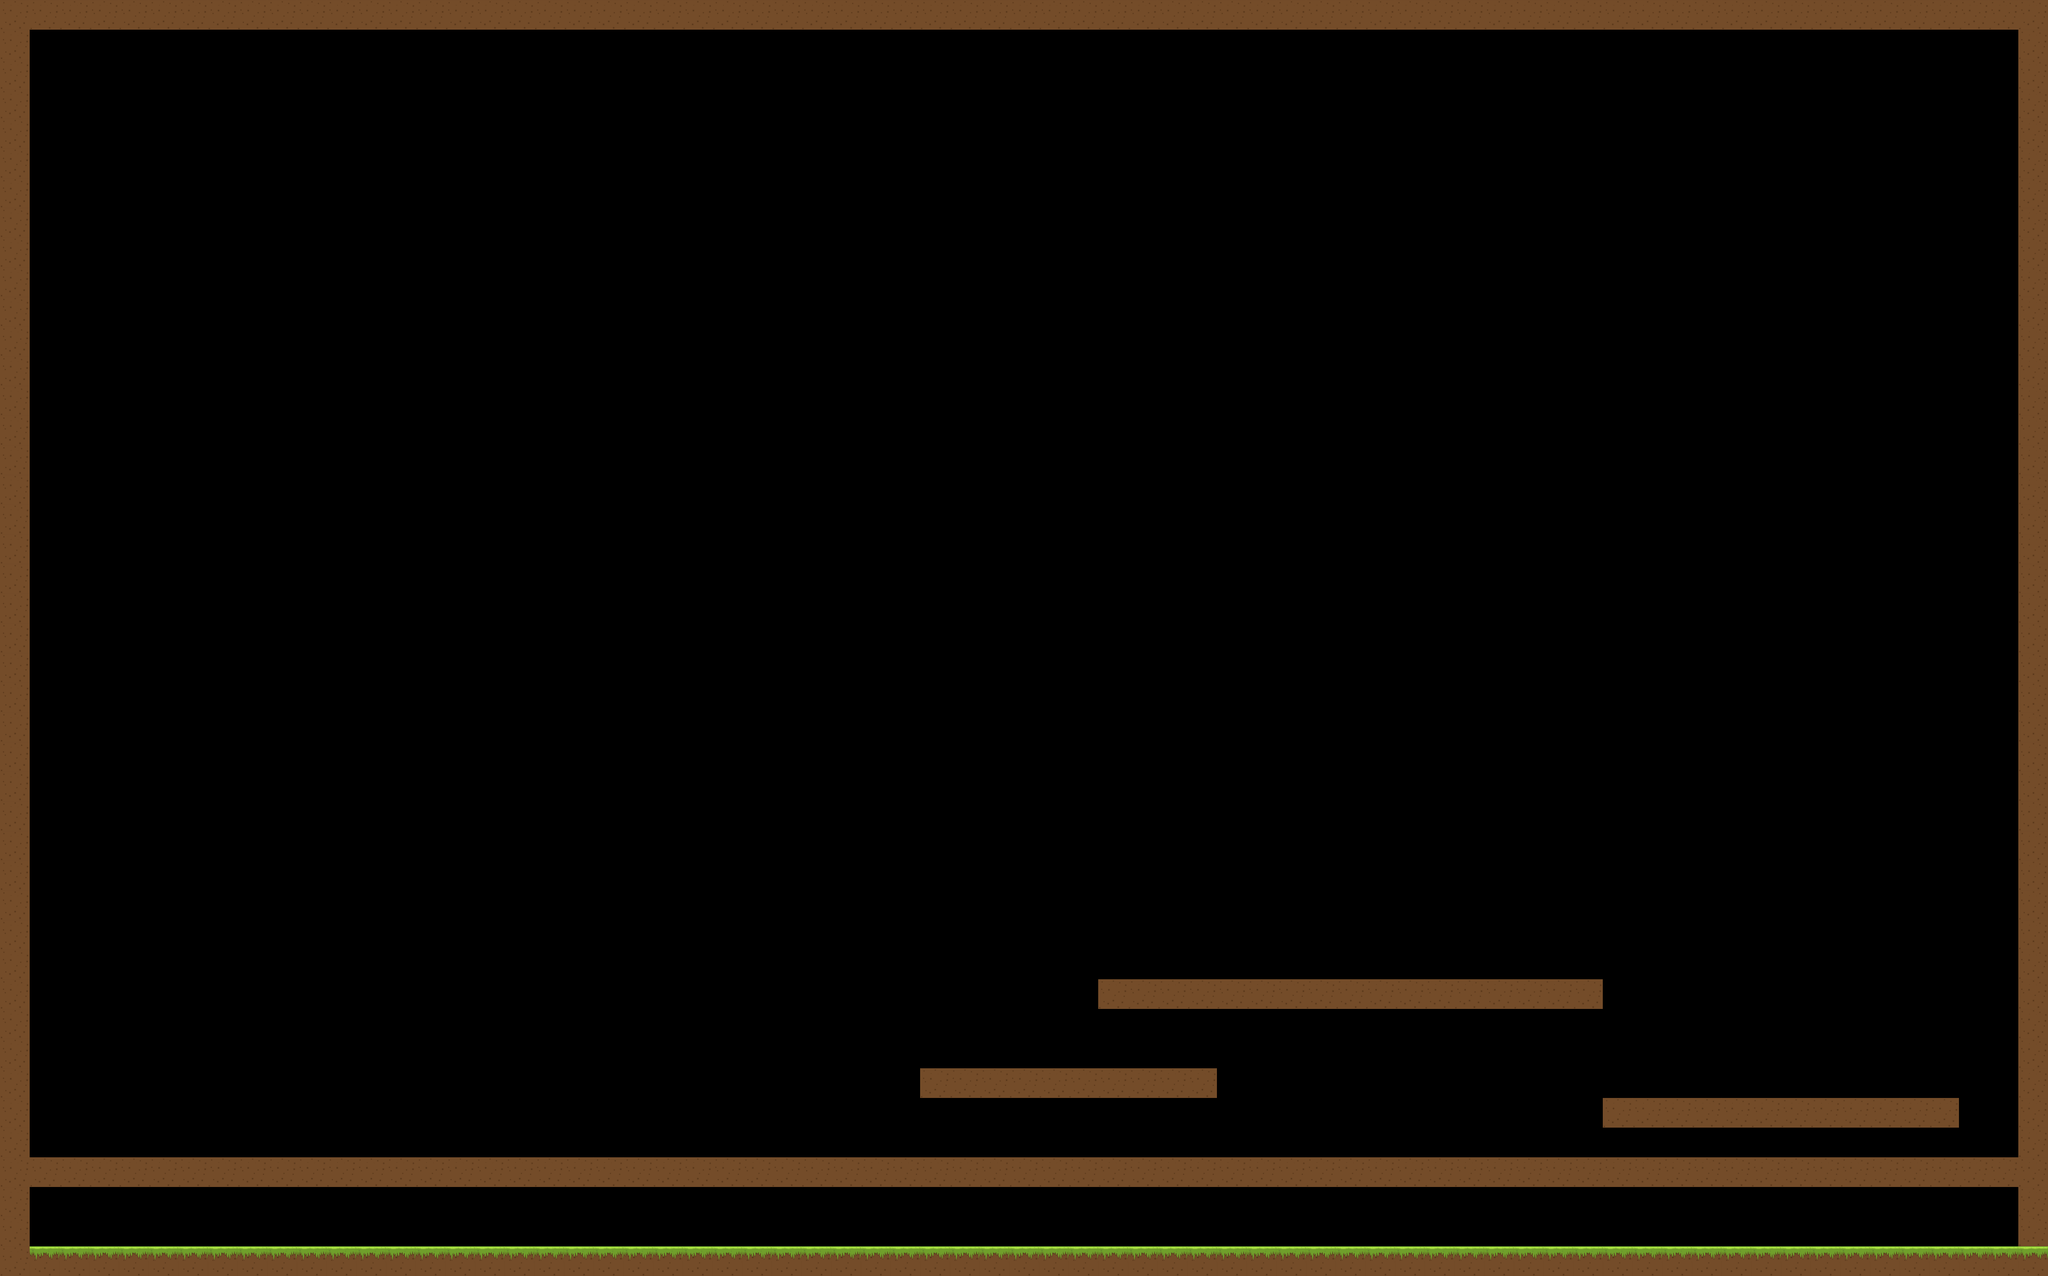

Below is a game level as drawn by its tile map, then a one-line description and the .tmx file that defines it, in full:
An orthogonal 69x43 tile map with 64x64 px tiles, 1 tile layer (Tile Layer 1).

<map version="1.0" tiledversion="1.1.3" orientation="orthogonal" renderorder="right-down" width="69" height="43" tilewidth="64" tileheight="64" infinite="0" nextobjectid="1">
 <tileset firstgid="1" source="tiles2.tsx" />
 <layer name="Tile Layer 1" width="69" height="43">
  <data encoding="csv">
3,3,3,3,3,3,3,3,3,3,3,3,3,3,3,3,3,3,3,3,3,3,3,3,3,3,3,3,3,3,3,3,3,3,3,3,3,3,3,3,3,3,3,3,3,3,3,3,3,3,3,3,3,3,3,3,3,3,3,3,3,3,3,3,3,3,3,3,3,
3,0,0,0,0,0,0,0,0,0,0,0,0,0,0,0,0,0,0,0,0,0,0,0,0,0,0,0,0,0,0,0,0,0,0,0,0,0,0,0,0,0,0,0,0,0,0,0,0,0,0,0,0,0,0,0,0,0,0,0,0,0,0,0,0,0,0,0,3,
3,0,0,0,0,0,0,0,0,0,0,0,0,0,0,0,0,0,0,0,0,0,0,0,0,0,0,0,0,0,0,0,0,0,0,0,0,0,0,0,0,0,0,0,0,0,0,0,0,0,0,0,0,0,0,0,0,0,0,0,0,0,0,0,0,0,0,0,3,
3,0,0,0,0,0,0,0,0,0,0,0,0,0,0,0,0,0,0,0,0,0,0,0,0,0,0,0,0,0,0,0,0,0,0,0,0,0,0,0,0,0,0,0,0,0,0,0,0,0,0,0,0,0,0,0,0,0,0,0,0,0,0,0,0,0,0,0,3,
3,0,0,0,0,0,0,0,0,0,0,0,0,0,0,0,0,0,0,0,0,0,0,0,0,0,0,0,0,0,0,0,0,0,0,0,0,0,0,0,0,0,0,0,0,0,0,0,0,0,0,0,0,0,0,0,0,0,0,0,0,0,0,0,0,0,0,0,3,
3,0,0,0,0,0,0,0,0,0,0,0,0,0,0,0,0,0,0,0,0,0,0,0,0,0,0,0,0,0,0,0,0,0,0,0,0,0,0,0,0,0,0,0,0,0,0,0,0,0,0,0,0,0,0,0,0,0,0,0,0,0,0,0,0,0,0,0,3,
3,0,0,0,0,0,0,0,0,0,0,0,0,0,0,0,0,0,0,0,0,0,0,0,0,0,0,0,0,0,0,0,0,0,0,0,0,0,0,0,0,0,0,0,0,0,0,0,0,0,0,0,0,0,0,0,0,0,0,0,0,0,0,0,0,0,0,0,3,
3,0,0,0,0,0,0,0,0,0,0,0,0,0,0,0,0,0,0,0,0,0,0,0,0,0,0,0,0,0,0,0,0,0,0,0,0,0,0,0,0,0,0,0,0,0,0,0,0,0,0,0,0,0,0,0,0,0,0,0,0,0,0,0,0,0,0,0,3,
3,0,0,0,0,0,0,0,0,0,0,0,0,0,0,0,0,0,0,0,0,0,0,0,0,0,0,0,0,0,0,0,0,0,0,0,0,0,0,0,0,0,0,0,0,0,0,0,0,0,0,0,0,0,0,0,0,0,0,0,0,0,0,0,0,0,0,0,3,
3,0,0,0,0,0,0,0,0,0,0,0,0,0,0,0,0,0,0,0,0,0,0,0,0,0,0,0,0,0,0,0,0,0,0,0,0,0,0,0,0,0,0,0,0,0,0,0,0,0,0,0,0,0,0,0,0,0,0,0,0,0,0,0,0,0,0,0,3,
3,0,0,0,0,0,0,0,0,0,0,0,0,0,0,0,0,0,0,0,0,0,0,0,0,0,0,0,0,0,0,0,0,0,0,0,0,0,0,0,0,0,0,0,0,0,0,0,0,0,0,0,0,0,0,0,0,0,0,0,0,0,0,0,0,0,0,0,3,
3,0,0,0,0,0,0,0,0,0,0,0,0,0,0,0,0,0,0,0,0,0,0,0,0,0,0,0,0,0,0,0,0,0,0,0,0,0,0,0,0,0,0,0,0,0,0,0,0,0,0,0,0,0,0,0,0,0,0,0,0,0,0,0,0,0,0,0,3,
3,0,0,0,0,0,0,0,0,0,0,0,0,0,0,0,0,0,0,0,0,0,0,0,0,0,0,0,0,0,0,0,0,0,0,0,0,0,0,0,0,0,0,0,0,0,0,0,0,0,0,0,0,0,0,0,0,0,0,0,0,0,0,0,0,0,0,0,3,
3,0,0,0,0,0,0,0,0,0,0,0,0,0,0,0,0,0,0,0,0,0,0,0,0,0,0,0,0,0,0,0,0,0,0,0,0,0,0,0,0,0,0,0,0,0,0,0,0,0,0,0,0,0,0,0,0,0,0,0,0,0,0,0,0,0,0,0,3,
3,0,0,0,0,0,0,0,0,0,0,0,0,0,0,0,0,0,0,0,0,0,0,0,0,0,0,0,0,0,0,0,0,0,0,0,0,0,0,0,0,0,0,0,0,0,0,0,0,0,0,0,0,0,0,0,0,0,0,0,0,0,0,0,0,0,0,0,3,
3,0,0,0,0,0,0,0,0,0,0,0,0,0,0,0,0,0,0,0,0,0,0,0,0,0,0,0,0,0,0,0,0,0,0,0,0,0,0,0,0,0,0,0,0,0,0,0,0,0,0,0,0,0,0,0,0,0,0,0,0,0,0,0,0,0,0,0,3,
3,0,0,0,0,0,0,0,0,0,0,0,0,0,0,0,0,0,0,0,0,0,0,0,0,0,0,0,0,0,0,0,0,0,0,0,0,0,0,0,0,0,0,0,0,0,0,0,0,0,0,0,0,0,0,0,0,0,0,0,0,0,0,0,0,0,0,0,3,
3,0,0,0,0,0,0,0,0,0,0,0,0,0,0,0,0,0,0,0,0,0,0,0,0,0,0,0,0,0,0,0,0,0,0,0,0,0,0,0,0,0,0,0,0,0,0,0,0,0,0,0,0,0,0,0,0,0,0,0,0,0,0,0,0,0,0,0,3,
3,0,0,0,0,0,0,0,0,0,0,0,0,0,0,0,0,0,0,0,0,0,0,0,0,0,0,0,0,0,0,0,0,0,0,0,0,0,0,0,0,0,0,0,0,0,0,0,0,0,0,0,0,0,0,0,0,0,0,0,0,0,0,0,0,0,0,0,3,
3,0,0,0,0,0,0,0,0,0,0,0,0,0,0,0,0,0,0,0,0,0,0,0,0,0,0,0,0,0,0,0,0,0,0,0,0,0,0,0,0,0,0,0,0,0,0,0,0,0,0,0,0,0,0,0,0,0,0,0,0,0,0,0,0,0,0,0,3,
3,0,0,0,0,0,0,0,0,0,0,0,0,0,0,0,0,0,0,0,0,0,0,0,0,0,0,0,0,0,0,0,0,0,0,0,0,0,0,0,0,0,0,0,0,0,0,0,0,0,0,0,0,0,0,0,0,0,0,0,0,0,0,0,0,0,0,0,3,
3,0,0,0,0,0,0,0,0,0,0,0,0,0,0,0,0,0,0,0,0,0,0,0,0,0,0,0,0,0,0,0,0,0,0,0,0,0,0,0,0,0,0,0,0,0,0,0,0,0,0,0,0,0,0,0,0,0,0,0,0,0,0,0,0,0,0,0,3,
3,0,0,0,0,0,0,0,0,0,0,0,0,0,0,0,0,0,0,0,0,0,0,0,0,0,0,0,0,0,0,0,0,0,0,0,0,0,0,0,0,0,0,0,0,0,0,0,0,0,0,0,0,0,0,0,0,0,0,0,0,0,0,0,0,0,0,0,3,
3,0,0,0,0,0,0,0,0,0,0,0,0,0,0,0,0,0,0,0,0,0,0,0,0,0,0,0,0,0,0,0,0,0,0,0,0,0,0,0,0,0,0,0,0,0,0,0,0,0,0,0,0,0,0,0,0,0,0,0,0,0,0,0,0,0,0,0,3,
3,0,0,0,0,0,0,0,0,0,0,0,0,0,0,0,0,0,0,0,0,0,0,0,0,0,0,0,0,0,0,0,0,0,0,0,0,0,0,0,0,0,0,0,0,0,0,0,0,0,0,0,0,0,0,0,0,0,0,0,0,0,0,0,0,0,0,0,3,
3,0,0,0,0,0,0,0,0,0,0,0,0,0,0,0,0,0,0,0,0,0,0,0,0,0,0,0,0,0,0,0,0,0,0,0,0,0,0,0,0,0,0,0,0,0,0,0,0,0,0,0,0,0,0,0,0,0,0,0,0,0,0,0,0,0,0,0,3,
3,0,0,0,0,0,0,0,0,0,0,0,0,0,0,0,0,0,0,0,0,0,0,0,0,0,0,0,0,0,0,0,0,0,0,0,0,0,0,0,0,0,0,0,0,0,0,0,0,0,0,0,0,0,0,0,0,0,0,0,0,0,0,0,0,0,0,0,3,
3,0,0,0,0,0,0,0,0,0,0,0,0,0,0,0,0,0,0,0,0,0,0,0,0,0,0,0,0,0,0,0,0,0,0,0,0,0,0,0,0,0,0,0,0,0,0,0,0,0,0,0,0,0,0,0,0,0,0,0,0,0,0,0,0,0,0,0,3,
3,0,0,0,0,0,0,0,0,0,0,0,0,0,0,0,0,0,0,0,0,0,0,0,0,0,0,0,0,0,0,0,0,0,0,0,0,0,0,0,0,0,0,0,0,0,0,0,0,0,0,0,0,0,0,0,0,0,0,0,0,0,0,0,0,0,0,0,3,
3,0,0,0,0,0,0,0,0,0,0,0,0,0,0,0,0,0,0,0,0,0,0,0,0,0,0,0,0,0,0,0,0,0,0,0,0,0,0,0,0,0,0,0,0,0,0,0,0,0,0,0,0,0,0,0,0,0,0,0,0,0,0,0,0,0,0,0,3,
3,0,0,0,0,0,0,0,0,0,0,0,0,0,0,0,0,0,0,0,0,0,0,0,0,0,0,0,0,0,0,0,0,0,0,0,0,0,0,0,0,0,0,0,0,0,0,0,0,0,0,0,0,0,0,0,0,0,0,0,0,0,0,0,0,0,0,0,3,
3,0,0,0,0,0,0,0,0,0,0,0,0,0,0,0,0,0,0,0,0,0,0,0,0,0,0,0,0,0,0,0,0,0,0,0,0,0,0,0,0,0,0,0,0,0,0,0,0,0,0,0,0,0,0,0,0,0,0,0,0,0,0,0,0,0,0,0,3,
3,0,0,0,0,0,0,0,0,0,0,0,0,0,0,0,0,0,0,0,0,0,0,0,0,0,0,0,0,0,0,0,0,0,0,0,0,0,0,0,0,0,0,0,0,0,0,0,0,0,0,0,0,0,0,0,0,0,0,0,0,0,0,0,0,0,0,0,3,
3,0,0,0,0,0,0,0,0,0,0,0,0,0,0,0,0,0,0,0,0,0,0,0,0,0,0,0,0,0,0,0,0,0,0,0,0,3,3,3,3,3,3,3,3,3,3,3,3,3,3,3,3,3,0,0,0,0,0,0,0,0,0,0,0,0,0,0,3,
3,0,0,0,0,0,0,0,0,0,0,0,0,0,0,0,0,0,0,0,0,0,0,0,0,0,0,0,0,0,0,0,0,0,0,0,0,0,0,0,0,0,0,0,0,0,0,0,0,0,0,0,0,0,0,0,0,0,0,0,0,0,0,0,0,0,0,0,3,
3,0,0,0,0,0,0,0,0,0,0,0,0,0,0,0,0,0,0,0,0,0,0,0,0,0,0,0,0,0,0,0,0,0,0,0,0,0,0,0,0,0,0,0,0,0,0,0,0,0,0,0,0,0,0,0,0,0,0,0,0,0,0,0,0,0,0,0,3,
3,0,0,0,0,0,0,0,0,0,0,0,0,0,0,0,0,0,0,0,0,0,0,0,0,0,0,0,0,0,0,3,3,3,3,3,3,3,3,3,3,0,0,0,0,0,0,0,0,0,0,0,0,0,0,0,0,0,0,0,0,0,0,0,0,0,0,0,3,
3,0,0,0,0,0,0,0,0,0,0,0,0,0,0,0,0,0,0,0,0,0,0,0,0,0,0,0,0,0,0,0,0,0,0,0,0,0,0,0,0,0,0,0,0,0,0,0,0,0,0,0,0,0,3,3,3,3,3,3,3,3,3,3,3,3,0,0,3,
3,0,0,0,0,0,0,0,0,0,0,0,0,0,0,0,0,0,0,0,0,0,0,0,0,0,0,0,0,0,0,0,0,0,0,0,0,0,0,0,0,0,0,0,0,0,0,0,0,0,0,0,0,0,0,0,0,0,0,0,0,0,0,0,0,0,0,0,3,
3,3,3,3,3,3,3,3,3,3,3,3,3,3,3,3,3,3,3,3,3,3,3,3,3,3,3,3,3,3,3,3,3,3,3,3,3,3,3,3,3,3,3,3,3,3,3,3,3,3,3,3,3,3,3,3,3,3,3,3,3,3,3,3,3,3,3,3,3,
3,0,0,0,0,0,0,0,0,0,0,0,0,0,0,0,0,0,0,0,0,0,0,0,0,0,0,0,0,0,0,0,0,0,0,0,0,0,0,0,0,0,0,0,0,0,0,0,0,0,0,0,0,0,0,0,0,0,0,0,0,0,0,0,0,0,0,0,3,
3,0,0,0,0,0,0,0,0,0,0,0,0,0,0,0,0,0,0,0,0,0,0,0,0,0,0,0,0,0,0,0,0,0,0,0,0,0,0,0,0,0,0,0,0,0,0,0,0,0,0,0,0,0,0,0,0,0,0,0,0,0,0,0,0,0,0,0,3,
3,1,1,1,1,1,1,1,1,1,1,1,1,1,1,1,1,1,1,1,1,1,1,1,1,1,1,1,1,1,1,1,1,1,1,1,1,1,1,1,1,1,1,1,1,1,1,1,1,1,1,1,1,1,1,1,1,1,1,1,1,1,1,1,1,1,1,1,1
</data>
 </layer>
</map>
